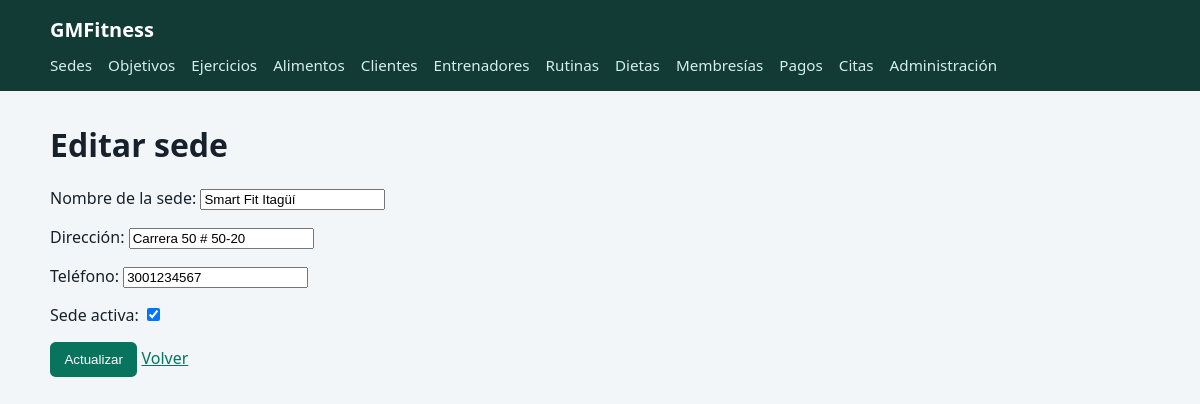
The app's page /sedes/editar/1/ with its own data.
### gimnasios/models.py (models this page shows, shortened)
class Sede(models.Model):
    nombre = models.CharField(
        max_length=100,
        unique=True
    )
    direccion = models.CharField(
        max_length=200
    )
    telefono = models.CharField(
        max_length=20,
        blank=True
    )
    activo = models.BooleanField(
        default=True
    )
    fecha_registro = models.DateTimeField(
        auto_now_add=True
    )

### gimnasios/views.py (the view)
# urls.py: path('sedes/editar/<int:id>/', views.editar_sede, name='editar_sede'),
def editar_sede(request, id):
    sede = get_object_or_404(Sede, pk=id)
    if request.method == "POST":
        form = SedeForm(request.POST, instance=sede)
        if form.is_valid():
            try:
                form.save()
                messages.success(request, "La sede se actualizó correctamente.")
                return redirect("listar_sedes")
            except IntegrityError:
                form.add_error(None, "Ya existe una sede con esos datos.")
            except Exception:
                logger.exception("Error al actualizar la sede %s", id)
                form.add_error(None, "No fue posible actualizar la sede. Inténtalo de nuevo.")
    else:
        form = SedeForm(instance=sede)
    contexto = {
        "form": form,
        "titulo": "Editar sede",
        "boton": "Actualizar",
        "sede": sede
    }
    return render(request, "sedes/formulario_sede.html", contexto)

### gimnasios/forms.py
class SedeForm(forms.ModelForm):
    class Meta:
        model = Sede
        fields = [
            "nombre",
            "direccion",
            "telefono",
            "activo"
        ]
        labels = {
            "nombre": "Nombre de la sede",
            "direccion": "Dirección",
            "telefono": "Teléfono",
            "activo": "Sede activa"
        }

### gimnasios/templates/sedes/formulario_sede.html (shortened to what this page needs)
{% extends "base.html" %}
{% block content %}
<h1>{{ titulo }}</h1>
    <form method="post">
        {{ form.as_p }}
        <button type="submit">{{ boton }}</button>
        <a href="{% url 'listar_sedes' %}">Volver</a>
    </form>
{% endblock %}

### gimnasios/templates/base.html (style rules this page uses)
:root { font-family: system-ui, sans-serif; color: #17212b; background: #f3f6f8; }
body { margin: 0; }
h1 { margin-top: 0; }
a { color: #08745e; }
button, .button { display: inline-block; border: 0; border-radius: .35rem; padding: .6rem .9rem; background: #08745e; color: white; text-decoration: none; cursor: pointer; }
input, select, textarea { max-width: 100%; }

### records on screen
Sede: nombre "Smart Fit Itagüí", direccion "Carrera 50 # 50-20", telefono "3001234567", activo "☑"

### other values on screen
{{ titulo }} "Editar sede"
{{ boton }} "Actualizar"
